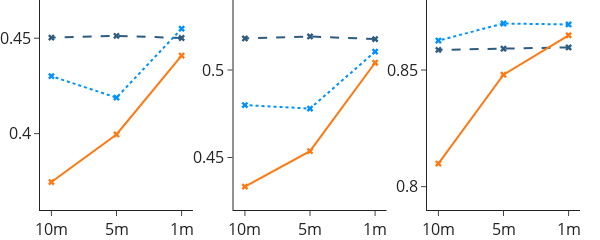

Write notebook code for a chart like this one.
### Code cell
import plotly.express as px

fig = px.line(space_df, x='res', y='trajectory_avg_miou',
              color='refine_type', facet_col='label_set', facet_col_spacing=0.075, markers=True, title=None,
              color_discrete_map={
                    'none': '#2E5C80',
                    'crf_planet': '#0091FF',
                    'crf_naip_naip-nir': '#FF7912'
              },
              category_orders={
                'label_set': ['common', 'more_common', 'most_common'],
                'res' : ['10m', '5m', '1m']},
              symbol='refine_type',
              symbol_map={
                    'none': 'x',
                    'crf_planet': 'x',
                    'crf_naip_naip-nir': 'x',
              },
              line_dash='refine_type',
              line_dash_map={
                        'none': 'dash',
                        'crf_planet': 'dot',
                        'crf_naip_naip-nir': 'solid'
                  },
              )
for anno in fig['layout']['annotations']:
    anno['text'] = ''
fig.update_yaxes(range=[0.36, 0.47], nticks=3, row=1, col=1)
fig.update_yaxes(range=[0.42, 0.54], nticks=3, row=1, col=2)
fig.update_yaxes(range=[0.79, 0.88], nticks=3, row=1, col=3)
# fig.update_xaxes(range=[11, -1])
fig.update_layout(
    legend=dict(
        orientation="h",
        yanchor="top",
        y=-0.1,
        xanchor="right",
        x=1,
        #hide
        
    ),
    showlegend=False,
    template='simple_white',
    width=600,
    height=200,
    margin=dict(l=30, r=20, t=0, b=0),
    font=dict(size=16)
)
fig.update_yaxes(matches=None, showticklabels=True)
fig.update_yaxes(title_text=None, row=1, col=1)
fig.update_xaxes(title_text=None)
fig.update_layout(showlegend=False, 
                  xaxis_type='category')
fig.show()
os.makedirs('spatial', exist_ok=True)
fig.write_image('spatial/spatial-plot-nolegend.pdf')
fig.write_image('spatial/spatial-plot-nolegend.pdf')

### Figure 1 — Plotly figure (JSON) as saved in the notebook; plotly's stock layout.template omitted (floating-point values rounded to 4 significant figures)
{"data": [{"hovertemplate": "refine_type=none<br>label_set=common<br>res=%{x}<br>trajectory_avg_miou=%{y}<extra></extra>", "legendgroup": "none", "line": {"color": "#2E5C80", "dash": "dash"}, "marker": {"symbol": "x"}, "mode": "markers+lines", "name": "none", "orientation": "v", "showlegend": true, "type": "scatter", "x": ["1m", "5m", "10m"], "xaxis": "x", "y": [0.4501, 0.4512, 0.4503], "yaxis": "y"}, {"hovertemplate": "refine_type=none<br>label_set=more_common<br>res=%{x}<br>trajectory_avg_miou=%{y}<extra></extra>", "legendgroup": "none", "line": {"color": "#2E5C80", "dash": "dash"}, "marker": {"symbol": "x"}, "mode": "markers+lines", "name": "none", "orientation": "v", "showlegend": false, "type": "scatter", "x": ["1m", "5m", "10m"], "xaxis": "x2", "y": [0.5177, 0.5192, 0.518], "yaxis": "y2"}, {"hovertemplate": "refine_type=none<br>label_set=most_common<br>res=%{x}<br>trajectory_avg_miou=%{y}<extra></extra>", "legendgroup": "none", "line": {"color": "#2E5C80", "dash": "dash"}, "marker": {"symbol": "x"}, "mode": "markers+lines", "name": "none", "orientation": "v", "showlegend": false, "type": "scatter", "x": ["1m", "5m", "10m"], "xaxis": "x3", "y": [0.8597, 0.8591, 0.8586], "yaxis": "y3"}, {"hovertemplate": "refine_type=crf_planet<br>label_set=common<br>res=%{x}<br>trajectory_avg_miou=%{y}<extra></extra>", "legendgroup": "crf_planet", "line": {"color": "#0091FF", "dash": "dot"}, "marker": {"symbol": "x"}, "mode": "markers+lines", "name": "crf_planet", "orientation": "v", "showlegend": true, "type": "scatter", "x": ["1m", "5m", "10m"], "xaxis": "x", "y": [0.455, 0.4189, 0.4301], "yaxis": "y"}, {"hovertemplate": "refine_type=crf_planet<br>label_set=more_common<br>res=%{x}<br>trajectory_avg_miou=%{y}<extra></extra>", "legendgroup": "crf_planet", "line": {"color": "#0091FF", "dash": "dot"}, "marker": {"symbol": "x"}, "mode": "markers+lines", "name": "crf_planet", "orientation": "v", "showlegend": false, "type": "scatter", "x": ["1m", "5m", "10m"], "xaxis": "x2", "y": [0.5105, 0.478, 0.4799], "yaxis": "y2"}, {"hovertemplate": "refine_type=crf_planet<br>label_set=most_common<br>res=%{x}<br>trajectory_avg_miou=%{y}<extra></extra>", "legendgroup": "crf_planet", "line": {"color": "#0091FF", "dash": "dot"}, "marker": {"symbol": "x"}, "mode": "markers+lines", "name": "crf_planet", "orientation": "v", "showlegend": false, "type": "scatter", "x": ["1m", "5m", "10m"], "xaxis": "x3", "y": [0.8695, 0.8699, 0.8626], "yaxis": "y3"}, {"hovertemplate": "refine_type=crf_naip_naip-nir<br>label_set=common<br>res=%{x}<br>trajectory_avg_miou=%{y}<extra></extra>", "legendgroup": "crf_naip_naip-nir", "line": {"color": "#FF7912", "dash": "solid"}, "marker": {"symbol": "x"}, "mode": "markers+lines", "name": "crf_naip_naip-nir", "orientation": "v", "showlegend": true, "type": "scatter", "x": ["1m", "5m", "10m"], "xaxis": "x", "y": [0.4409, 0.3996, 0.3747], "yaxis": "y"}, {"hovertemplate": "refine_type=crf_naip_naip-nir<br>label_set=more_common<br>res=%{x}<br>trajectory_avg_miou=%{y}<extra></extra>", "legendgroup": "crf_naip_naip-nir", "line": {"color": "#FF7912", "dash": "solid"}, "marker": {"symbol": "x"}, "mode": "markers+lines", "name": "crf_naip_naip-nir", "orientation": "v", "showlegend": false, "type": "scatter", "x": ["1m", "5m", "10m"], "xaxis": "x2", "y": [0.5041, 0.4536, 0.4334], "yaxis": "y2"}, {"hovertemplate": "refine_type=crf_naip_naip-nir<br>label_set=most_common<br>res=%{x}<br>trajectory_avg_miou=%{y}<extra></extra>", "legendgroup": "crf_naip_naip-nir", "line": {"color": "#FF7912", "dash": "solid"}, "marker": {"symbol": "x"}, "mode": "markers+lines", "name": "crf_naip_naip-nir", "orientation": "v", "showlegend": false, "type": "scatter", "x": ["1m", "5m", "10m"], "xaxis": "x3", "y": [0.8649, 0.848, 0.8099], "yaxis": "y3"}], "layout": {"annotations": [{"font": {}, "showarrow": false, "text": "", "x": 0.1417, "xanchor": "center", "xref": "paper", "y": 1, "yanchor": "bottom", "yref": "paper"}, {"font": {}, "showarrow": false, "text": "", "x": 0.5, "xanchor": "center", "xref": "paper", "y": 1, "yanchor": "bottom", "yref": "paper"}, {"font": {}, "showarrow": false, "text": "", "x": 0.8583, "xanchor": "center", "xref": "paper", "y": 1, "yanchor": "bottom", "yref": "paper"}], "font": {"size": 16}, "height": 200, "legend": {"orientation": "h", "title": {"text": "refine_type"}, "tracegroupgap": 0, "x": 1, "xanchor": "right", "y": -0.1, "yanchor": "top"}, "margin": {"b": 0, "l": 30, "r": 20, "t": 0}, "showlegend": false, "width": 600, "xaxis": {"anchor": "y", "categoryarray": ["10m", "5m", "1m"], "categoryorder": "array", "domain": [0, 0.2833], "title": {}, "type": "category"}, "xaxis2": {"anchor": "y2", "categoryarray": ["10m", "5m", "1m"], "categoryorder": "array", "domain": [0.3583, 0.6417], "matches": "x", "title": {}}, "xaxis3": {"anchor": "y3", "categoryarray": ["10m", "5m", "1m"], "categoryorder": "array", "domain": [0.7167, 1], "matches": "x", "title": {}}, "yaxis": {"anchor": "x", "domain": [0, 1], "nticks": 3, "range": [0.36, 0.47], "showticklabels": true, "title": {}}, "yaxis2": {"anchor": "x2", "domain": [0, 1], "nticks": 3, "range": [0.42, 0.54], "showticklabels": true}, "yaxis3": {"anchor": "x3", "domain": [0, 1], "nticks": 3, "range": [0.79, 0.88], "showticklabels": true}}}
